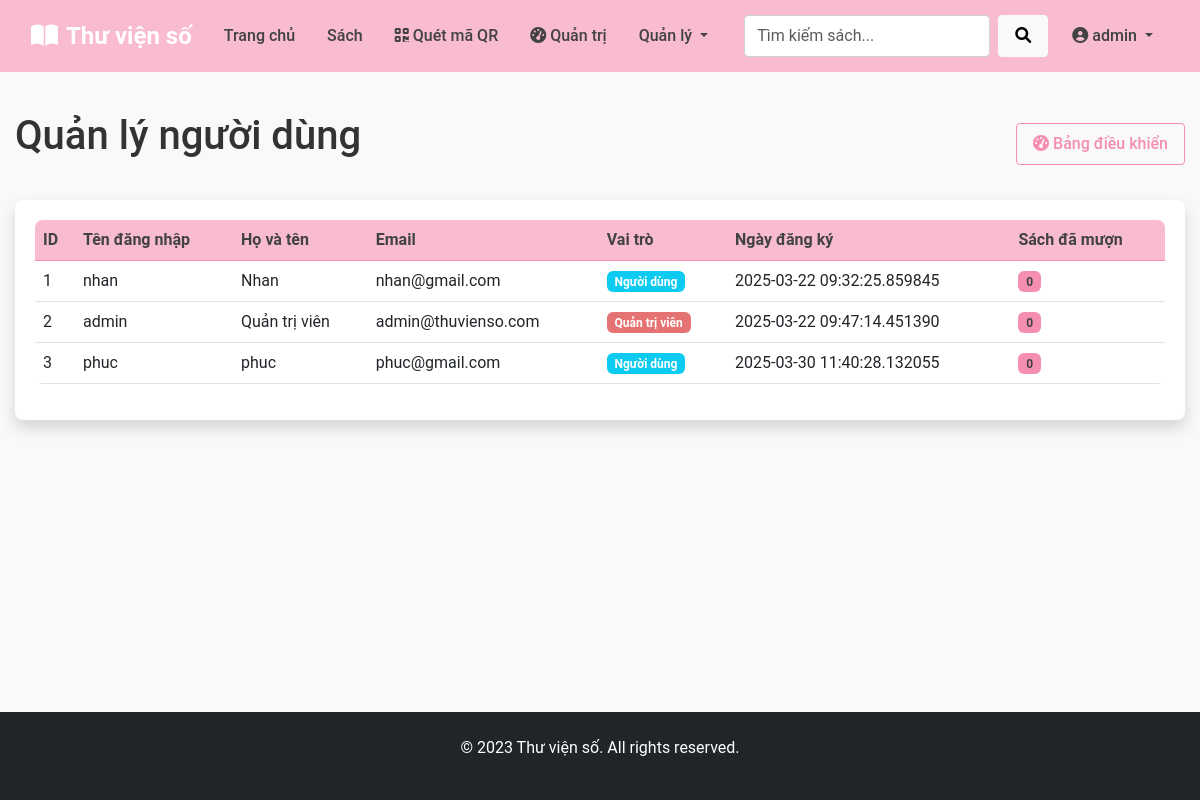
The app's page /admin/users (signed in) with its own data.
### models.py (models this page shows)
class User(db.Model, UserMixin):
    __tablename__ = 'users'
    id = db.Column(db.Integer, primary_key=True)
    username = db.Column(db.String(80), unique=True, nullable=False)
    password = db.Column(db.String(200), nullable=False)
    email = db.Column(db.String(120), unique=True, nullable=False)
    full_name = db.Column(db.String(100), nullable=False)
    role = db.Column(db.String(20), default='user')  # 'user' hoặc 'admin'
    created_at = db.Column(db.DateTime, default=datetime.utcnow)
    borrows = db.relationship('Borrow', backref='user', lazy=True)

### app.py (the view)
    def decorated_function(*args, **kwargs):
        if 'user_id' not in session:
            flash('Vui lòng đăng nhập để truy cập trang này!', 'danger')
            return redirect(url_for('login'))
        user = User.query.get(session['user_id'])
        if not user or user.role != 'admin':
            flash('Bạn không có quyền truy cập trang này!', 'danger')
            return redirect(url_for('index'))
        return f(*args, **kwargs)

### app.py (called while the page is built)
def admin_required(f):
    def decorated_function(*args, **kwargs):
        if 'user_id' not in session:
            flash('Vui lòng đăng nhập để truy cập trang này!', 'danger')
            return redirect(url_for('login'))
        user = User.query.get(session['user_id'])
        if not user or user.role != 'admin':
            flash('Bạn không có quyền truy cập trang này!', 'danger')
            return redirect(url_for('index'))
        return f(*args, **kwargs)
    decorated_function.__name__ = f.__name__
    return decorated_function

@app.context_processor
def inject_user():
    user = None
    categories = []
    qr_urls = {}
    if 'user_id' in session:
        user = User.query.get(session['user_id'])
        if user:
            qr_urls['user_qr_url'] = url_for('user_qr', user_id=user.id)
    try:
        categories = Category.query.all()
    except:
        pass
    qr_urls['scan_qr_url'] = url_for('scan_qr')
    return dict(
        current_user=user,
        categories=categories,
        qr_urls=qr_urls
    )

@app.route('/admin/users')
@admin_required
def admin_users():
    try:
        users_data = db.session.execute(db.text('''
            SELECT id, username, email, full_name, role, created_at
            FROM users
            ORDER BY id
        ''')).fetchall()
        users = []
        for user in users_data:
            users.append({
                'id': user.id,
                'username': user.username,
                'email': user.email,
                'full_name': user.full_name,
                'role': user.role,
                'created_at': user.created_at
            })
    except Exception as e:
        print(f"Error querying users: {e}")
        traceback.print_exc()
        users = []
        flash('Có lỗi khi tải danh sách người dùng', 'danger')
    return render_template('admin/users.html', users=users)

### templates/admin/users.html (shortened to what this page needs)
{% extends 'base.html' %}
{% block content %}
<div class="d-flex justify-content-between align-items-center mb-4">
    <h1>Quản lý người dùng</h1>
    <a href="{{ url_for('admin_dashboard') }}" class="btn btn-outline-primary">
        <i class="fas fa-tachometer-alt me-1"></i>Bảng điều khiển
    </a>
</div>
<div class="card shadow">
    <div class="card-body">
        <div class="table-responsive">
            <table class="table table-hover">
                <thead class="table-light">
                    <tr>
                        <th>ID</th>
                        <th>Tên đăng nhập</th>
                        <th>Họ và tên</th>
                        <th>Email</th>
                        <th>Vai trò</th>
                        <th>Ngày đăng ký</th>
                        <th>Sách đã mượn</th>
                    </tr>
                </thead>
                <tbody>
                    {% for user in users %}
                        <tr>
                            <td>{{ user.id }}</td>
                            <td>{{ user.username }}</td>
                            <td>{{ user.full_name }}</td>
                            <td>{{ user.email }}</td>
                            <td>
                                {% if user.role == 'admin' %}
                                    <span class="badge bg-danger">Quản trị viên</span>
                                {% else %}
                                    <span class="badge bg-info">Người dùng</span>
                                {% endif %}
                            </td>
                            <td>
                                {% if user.created_at %}
                                    {{ user.created_at.strftime('%d/%m/%Y') if user.created_at is not string else user.created_at }}
                                {% else %}
                                    <span class="text-muted">N/A</span>
                                {% endif %}
                            </td>
                            <td>
                                <span class="badge bg-primary">{{ user.borrows|length }}</span>
                            </td>
                        </tr>
                    {% else %}
                        <tr>
                            <td colspan="7" class="text-center">Chưa có người dùng nào!</td>
                        </tr>
                    {% endfor %}
                </tbody>
            </table>
        </div>
    </div>
</div>
{% endblock %}

### templates/base.html (shortened to what this page needs)
<!DOCTYPE html>
<html lang="vi">
<head>
    <link href="https://cdn.jsdelivr.net/npm/bootstrap@5.3.0-alpha1/dist/css/bootstrap.min.css" rel="stylesheet">
    <link rel="stylesheet" href="https://cdnjs.cloudflare.com/ajax/libs/font-awesome/6.0.0/css/all.min.css">
    <link rel="stylesheet" href="{{ url_for('static', filename='css/style.css') }}">
</head>
<body>
    <nav class="navbar navbar-expand-lg navbar-dark bg-primary">
        <div class="container">
            <a class="navbar-brand" href="{{ url_for('index') }}">
                <i class="fas fa-book-open me-2"></i>Thư viện số
            </a>
            <div class="collapse navbar-collapse" id="navbarNav">
                <ul class="navbar-nav me-auto">
                    <li class="nav-item">
                        <a class="nav-link" href="{{ url_for('index') }}">Trang chủ</a>
                    </li>
                    <li class="nav-item">
                        <a class="nav-link" href="{{ url_for('book_list') }}">Sách</a>
                    </li>
                    <li class="nav-item">
                        <a class="nav-link" href="{{ url_for('scan_qr') }}">
                            <i class="fas fa-qrcode me-1"></i>Quét mã QR
                        </a>
                    </li>
                    {% if current_user and current_user.role == 'admin' %}
                        <li class="nav-item">
                            <a class="nav-link" href="{{ url_for('admin_dashboard') }}">
                                <i class="fas fa-tachometer-alt me-1"></i>Quản trị
                            </a>
                        </li>
                        <li class="nav-item dropdown">
                            <a class="nav-link dropdown-toggle" href="#" data-bs-toggle="dropdown">
                                Quản lý
                            </a>
                        </li>
                    {% endif %}
                </ul>
                <form class="d-flex me-2" action="{{ url_for('book_list') }}" method="get">
                    <input class="form-control me-2" type="search" name="search" placeholder="Tìm kiếm sách...">
                    <button class="btn btn-light" type="submit">
                        <i class="fas fa-search"></i>
                    </button>
                </form>
                <ul class="navbar-nav">
                    {% if current_user %}
                        <li class="nav-item dropdown">
                            <a class="nav-link dropdown-toggle" href="#" data-bs-toggle="dropdown">
                                <i class="fas fa-user-circle me-1"></i>{{ current_user.username }}
                            </a>
                        </li>
                    {% endif %}
                </ul>
            </div>
        </div>
    </nav>
    <main class="container py-4">
        {% block content %}{% endblock %}
    </main>
    <footer class="bg-dark text-white py-4 mt-5">
        <div class="container text-center">
            <p>&copy; 2023 Thư viện số. All rights reserved.</p>
        </div>
    </footer>
</body>
</html>

### static/css/style.css (style rules this page uses)
body { min-height: 100vh; display: flex; flex-direction: column; font-family: 'Roboto', sans-serif; color: #333; background-color: #f9f9f9; }
main { flex: 1; }
footer { margin-top: auto; padding: 1.5rem 0; background-color: #f8bbd0; color: #424242; }
h1, h2, h3, h4, h5, h6 { font-weight: 500; margin-bottom: 1rem; }
.container { max-width: 1200px; padding: 0 15px; }
.card { margin-bottom: 20px; border-radius: 0.5rem; border: none; box-shadow: 0 0.125rem 0.25rem rgba(0, 0, 0, 0.075); transition: transform 0.3s, box-shadow 0.3s; }
.card-body { padding: 1.25rem; }
.navbar { padding: 0.8rem 1rem; }
.navbar-brand { font-weight: bold; font-size: 1.5rem; }
.nav-link { font-weight: 500; padding: 0.5rem 1rem !important; }
.form-control { border-radius: 0.25rem; padding: 0.5rem 0.75rem; border: 1px solid #ced4da; }
.btn { border-radius: 0.25rem; padding: 0.5rem 1rem; font-weight: 500; transition: all 0.3s; }
.bg-primary { background-color: #f8bbd0 !important; }
.navbar-dark.bg-primary { background-color: #f8bbd0 !important; }
.navbar-dark .navbar-nav .nav-link { color: #424242 !important; }
.btn-outline-primary { color: #f48fb1 !important; border-color: #f48fb1 !important; }
.badge.bg-primary { background-color: #f48fb1 !important; color: #424242 !important; }
.badge.bg-danger { background-color: #e57373 !important; color: white !important; }
a { color: #f06292; text-decoration: none; }
.table { background-color: white; border-radius: 0.5rem; overflow: hidden; }
.table th { background-color: #f8bbd0; color: #424242; border-color: #f48fb1; }

### records on screen
User: username "admin", id "2", full_name "Quản trị viên", email "admin@thuvienso.com", role "Quản trị viên", created_at "2025-03-22 09:47:14.451390", borrows|length "0"
User: id "1", username "nhan", full_name "Nhan", email "nhan@gmail.com", role "Người dùng", created_at "2025-03-22 09:32:25.859845", borrows|length "0"
User: id "3", username "phuc", full_name "phuc", email "phuc@gmail.com", role "Người dùng", created_at "2025-03-30 11:40:28.132055", borrows|length "0"
